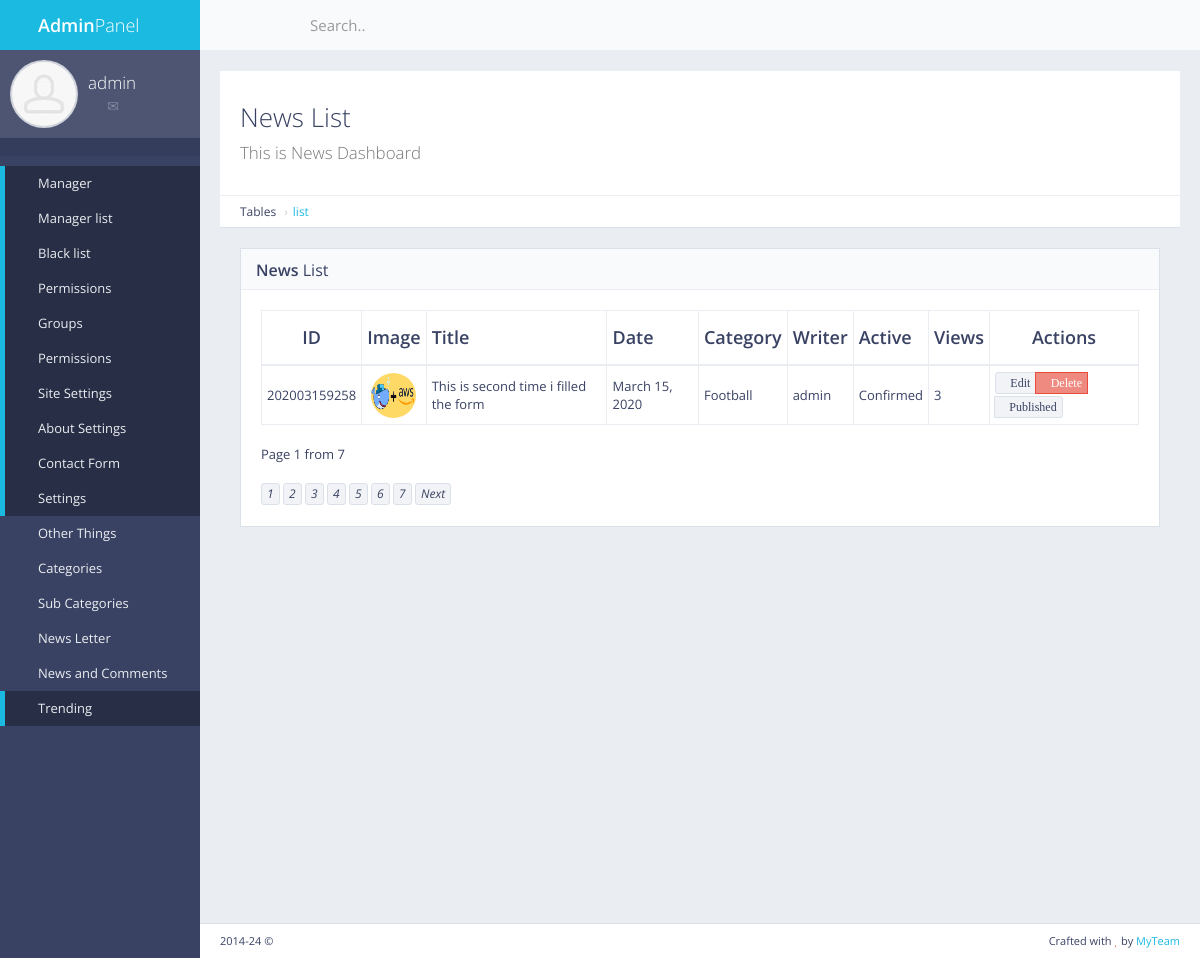
Screenshot of /panel/news/list/ (signed in) with the database file from the repository.
### news/models.py (models this page shows, shortened)
class News(models.Model):
    name = models.CharField(max_length=250)
    summary = models.TextField()
    body = models.TextField()
    date = models.DateField()
    picname = models.FileField()
    picurl = models.FileField()
    author = models.CharField(max_length=250)
    catname = models.CharField(max_length=250, default='-')
    catid = models.IntegerField(default=0)
    ocatid = models.IntegerField(default=0)
    show = models.IntegerField(default=0)
    tags = models.TextField(default="")
    act = models.IntegerField(default=0)
    rand = models.IntegerField(default=0)

### news/views.py (the view)
# urls.py: path('panel/news/list/',views.news_list, name='news_list'),
def news_list(request):
    if not request.user.is_authenticated:
        return redirect('mylogin')
    perm = 0
    for i in request.user.groups.all():
        if i.name == 'masteruser' : perm = 1
    if perm == 0:
        news = News.objects.filter(author=request.user)
    elif perm == 1 :
        newss = News.objects.all()
        paginator = Paginator(newss,1)
        page = request.GET.get('page')
        try:
            news = paginator.page(page)
        except EmptyPage:
            news = paginator.page(paginator.num_pages)
        except PageNotAnInteger:
            news = paginator.page(1)
    return render(request, 'back/news_list.html', {'News':news})

### myapp/templatetags/extra_auth.py (called while the page is built)
@register.filter(name="has_group")
def has_group(user, group_name):
    return user.groups.filter(name=group_name).exists()

### myapp/templates/back/news_list.html (shortened to what this page needs)
{% extends "back/master.html" %}
{% load static%}
{% block mainblock %}
    <div id="page-content">
        <div class="content-header">
            <div class="header-section">
                <h1>
                    <i class="fa fa-table"></i>News List<br><small>This is News Dashboard</small>
                </h1>
            </div>
        </div>
        <ul class="breadcrumb breadcrumb-top">
            <li>Tables</li>
            <li><a href="/panel/news/list/">list</a></li>
        </ul>
        <div class="block full">
            <div class="block-title">
                <h2><strong>News</strong> List</h2>
            </div>
            <div class="table-responsive">
                <table id="example-datatable" class="table table-vcenter table-condensed table-bordered">
                    <thead>
                    <tr>
                        <th class="text-center">ID</th>
                        <th class="text-center">Image</th>
                        <th>Title</th>
                        <th>Date</th>
                        <th>Category</th>
                        <th>Writer</th>
                        <th>Active</th>
                        <th>Views</th>
                        <th class="text-center">Actions</th>
                    </tr>
                    </thead>
                    <tbody>
                    {% for c in News %}
                    <tr>
                        <td class="text-center">{{ c.rand   }}</td>
                        <td class="text-center"><img src="{{c.picurl}}" alt="avatar" class="img-circle" width="45" height="45" ></td>
                        <td>{{c.name}}</td>
                        <td>{{c.date}}</td>
                        <td>{{c.catname}}</td>
                        <td>{{c.author}}</td>
                        {% if c.act == 0 %}
                        <td>Pending</td>
                        {% elif c.act == 1 %}
                        <td>Confirmed</td>
                        {% endif %}
                        <td>{{c.show}}</td>
                        <td class="text-center">
                            <div class="btn-group">
                                <a href="{% url 'news_edit' id=c.pk  %}" data-toggle="tooltip" title="Edit" class="btn btn-xs btn-default"><i class="fa fa-pencil">Edit</i></a>
                                <a href="{% url 'news_delete' id=c.pk  %}" data-toggle="tooltip" title="Delete" class="btn btn-xs btn-danger"><i class="fa fa-times">Delete</i></a>
                                {% if perms.main.masteruser %}
                                <a href="{% url 'news_published' id=c.pk  %}" data-toggle="tooltip" title="Edit" class="btn btn-xs btn-default"><i class="fa fa-pencil">Published</i></a>
                                {% endif %}
                            </div>
                        </td>
                    </tr>
                    {% endfor %}
                    </tbody>
                </table>
            Page {{ News.number }} from {{ News.paginator.num_pages }}
            <br>
            <br>
           {% for i in News.paginator.page_range %}
               {% if News.number == i %}
                <a href="" onclick="return false;" data-toggle="tooltip" title="{{ Disables }}" class="btn btn-xs btn-default"><i class="">{{ i }}</i></a>
                {% else %}
               <a href="?page={{ i }}"  data-toggle="tooltip" title="{{ i }}" class="btn btn-xs btn-default"><i class="">{{ i }}</i></a>
               {% endif %}
           {% endfor %}
                {% if News.has_next %}
                <a href="?page={{ News.next_page_number }}" data-toggle="tooltip" title="Next" class="btn btn-xs btn-default"><i class="">Next</i></a>
                {% endif %}
            </div>
        </div>
    </div>
{% endblock %}

### myapp/templates/back/master.html (shortened to what this page needs)
{% load static %}
{% load extra_auth %}
{% if user.is_authenticated %}
<!DOCTYPE html>
 <html class="no-js" lang="en">
<head>
    <link rel="stylesheet" href="{% static "back/css/bootstrap.min.css" %}">
    <link rel="stylesheet" href="{% static "back/css/plugins.css" %}">
    <link rel="stylesheet" href="{% static "back/css/main.css" %}">
    <link rel="stylesheet" href="{% static "back/css/themes.css" %}">
</head>
<body>
<div id="page-wrapper">
    <div id="page-container" class="sidebar-partial sidebar-visible-lg sidebar-no-animations">
        <div id="sidebar">
            <div id="sidebar-scroll">
                <div class="sidebar-content">
                    <a href="{% url 'panel' %}" class="sidebar-brand">
                        <i class="gi gi-flash"></i><span class="sidebar-nav-mini-hide"><strong>Admin</strong>Panel</span>
                    </a>
                    <div class="sidebar-section sidebar-user clearfix sidebar-nav-mini-hide">
                        <div class="sidebar-user-avatar">
                            <a href="page_ready_user_profile.html">
                                <img src="{% static "back/img/placeholders/avatars/avatar2.jpg" %}" alt="avatar">
                            </a>
                        </div>
                        <div class="sidebar-user-name">{{request.user}}</div>
                        <div class="sidebar-user-links">
                            <a href="page_ready_user_profile.html" data-toggle="tooltip" data-placement="bottom" title="Profile"><i class="gi gi-user"></i></a>
                            <a href="page_ready_inbox.html" data-toggle="tooltip" data-placement="bottom" title="Messages"><i class="gi gi-envelope"></i></a>
                            <a href="{% url 'change_pass' %}" class="enable-tooltip" data-placement="bottom" title="Settings"><i class="gi gi-cogwheel"></i></a>
                            <a href="{% url 'mylogout' %}" data-toggle="tooltip" data-placement="bottom" title="Logout"><i class="gi gi-exit"></i></a>
                        </div>
                    </div>
                    <ul class="sidebar-section sidebar-themes clearfix sidebar-nav-mini-hide">
                    </ul>
                    <ul class="sidebar-nav">
                        {% if perms.main.master_user %}
                        {% if request.user|has_group:"masteruser" %}
                        <li>
                            <a href="{% url 'panel' %}" class=" active"><i class="gi gi-stopwatch sidebar-nav-icon"></i><span class="sidebar-nav-mini-hide">Manager</span></a>
                        </li>
                        <li>
                            <a href="{% url 'manager_list' %}" class=" active"><i class="fa fa-angle-left sidebar-nav-indicator sidebar-nav-mini-hide"></i><i class="gi gi-show_big_thumbnails sidebar-nav-icon"></i><span class="sidebar-nav-mini-hide">Manager list</span></a>
                        </li>
                            <li>
                                <a href="{% url 'black_list' %}" class=" active"><i class="fa fa-angle-left sidebar-nav-indicator sidebar-nav-mini-hide"></i><i class="gi gi-show_big_thumbnails sidebar-nav-icon"></i><span class="sidebar-nav-mini-hide">Black list</span></a>
                            </li>
                            {% endif %}
                        <li>
                            <a href="{% url 'panel' %}" class=" active"><i class="gi gi-stopwatch sidebar-nav-icon"></i><span class="sidebar-nav-mini-hide">Permissions</span></a>
                        </li>
                        <li>
                            <a href="{% url 'manager_group' %}" class=" active"><i class="fa fa-angle-left sidebar-nav-indicator sidebar-nav-mini-hide"></i><i class="gi gi-show_big_thumbnails sidebar-nav-icon"></i><span class="sidebar-nav-mini-hide">Groups</span></a>
                        </li>
                            <li>
                                <a href="{% url 'manager_perms' %}" class=" active"><i class="fa fa-angle-left sidebar-nav-indicator sidebar-nav-mini-hide"></i><i class="gi gi-show_big_thumbnails sidebar-nav-icon"></i><span class="sidebar-nav-mini-hide">Permissions</span></a>
                            </li>
                        <li>
                            <a href="{% url 'site_settings' %}" class=" active"><i class="gi gi-stopwatch sidebar-nav-icon"></i><span class="sidebar-nav-mini-hide">Site Settings</span></a>
                        </li>
                        <li>
                            <a href="{% url 'about_settings' %}" class=" active"><i class="fa fa-angle-left sidebar-nav-indicator sidebar-nav-mini-hide"></i><i class="gi gi-show_big_thumbnails sidebar-nav-icon"></i><span class="sidebar-nav-mini-hide">About Settings</span></a>
                        </li>
                        <li>
                            <a href="{% url 'contact_show' %}" class=" active"><i class="fa fa-angle-left sidebar-nav-indicator sidebar-nav-mini-hide"></i><i class="gi gi-show_big_thumbnails sidebar-nav-icon"></i><span class="sidebar-nav-mini-hide">Contact Form</span></a>
                        </li>
                        <li>
                            <a href="{% url 'site_settings' %}" class=" active"><i class="fa fa-angle-left sidebar-nav-indicator sidebar-nav-mini-hide"></i><i class="gi gi-show_big_thumbnails sidebar-nav-icon"></i><span class="sidebar-nav-mini-hide">Settings</span></a>
                        </li>
                        {% endif %}
                        <li>
                            <a href="{% url 'site_settings' %}" class="sidebar-nav-menu"><i class="gi gi-stopwatch sidebar-nav-icon"></i><span class="sidebar-nav-mini-hide">Other Things</span></a>
                        </li>
                        <li>
                            <a href="#" class="sidebar-nav-menu"><i class="fa fa-angle-left sidebar-nav-indicator sidebar-nav-mini-hide"></i><i class="gi gi-show_big_thumbnails sidebar-nav-icon"></i><span class="sidebar-nav-mini-hide">Categories</span></a>
                        </li>
                        <li>
                            <a href="#" class="sidebar-nav-menu"><i class="fa fa-angle-left sidebar-nav-indicator sidebar-nav-mini-hide"></i><i class="gi gi-show_big_thumbnails sidebar-nav-icon"></i><span class="sidebar-nav-mini-hide">Sub Categories</span></a>
                        </li>
                        <li>
                            <a href="#" class="sidebar-nav-menu"><i class="fa fa-angle-left sidebar-nav-indicator sidebar-nav-mini-hide"></i><i class="gi gi-show_big_thumbnails sidebar-nav-icon"></i><span class="sidebar-nav-mini-hide">News Letter</span></a>
                        </li>
                        <li>
                            <a href="#" class="sidebar-nav-menu"><i class="fa fa-angle-left sidebar-nav-indicator sidebar-nav-mini-hide"></i><i class="gi gi-show_big_thumbnails sidebar-nav-icon"></i><span class="sidebar-nav-mini-hide">News and Comments</span></a>
                        </li>
                        <li>
                            <a href="{% url 'trending_add' %}" class=" active"><i class="fa fa-angle-left sidebar-nav-indicator sidebar-nav-mini-hide"></i><i class="gi gi-show_big_thumbnails sidebar-nav-icon"></i><span class="sidebar-nav-mini-hide">Trending</span></a>
                        </li>
                    </ul>
                </div>
            </div>
        </div>
        <div id="main-container">
            <header class="navbar navbar-default">
                <ul class="nav navbar-nav-custom">
                    <li>
                        <a href="javascript:void(0)" onclick="App.sidebar('toggle-sidebar');this.blur();">
                            <i class="fa fa-bars fa-fw"></i>
                        </a>
                    </li>
                    <li class="dropdown">
                        <a href="javascript:void(0)" class="dropdown-toggle" data-toggle="dropdown">
                            <i class="gi gi-settings"></i>
                        </a>
                    </li>
                </ul>
                <form action="page_ready_search_results.html" method="post" class="navbar-form-custom">
                    <div class="form-group">
                        <input type="text" id="top-search" name="top-search" class="form-control" placeholder="Search..">
                    </div>
                </form>
            </header>
            <div id="page-content">
                {% block mainblock %}
                {% endblock %}
            </div>
            <footer class="clearfix">
                <div class="pull-right">
                    Crafted with <i class="fa fa-heart text-danger"></i> by <a href="#" target="_blank">MyTeam</a>
                </div>
                <div class="pull-left">
                    <span id="year-copy"></span> &copy;
                </div>
            </footer>
        </div>
    </div>
</div>
</body>
</html>
{% else %}
Please Login
{% endif %}

### rows the page displays
News: rand "202003159258", picurl (picture), name "This is second time i filled the form", date "March 15, 2020", catname "Football", author "admin", act "Confirmed", show "3"

### other values shown
{{ request.user }} "admin"
{{ News.number }} "1"
{{ News.paginator.num_pages }} "7"
{{ i }} "1"
{{ i }} "2" "3" "4" "5" "6" "7"
